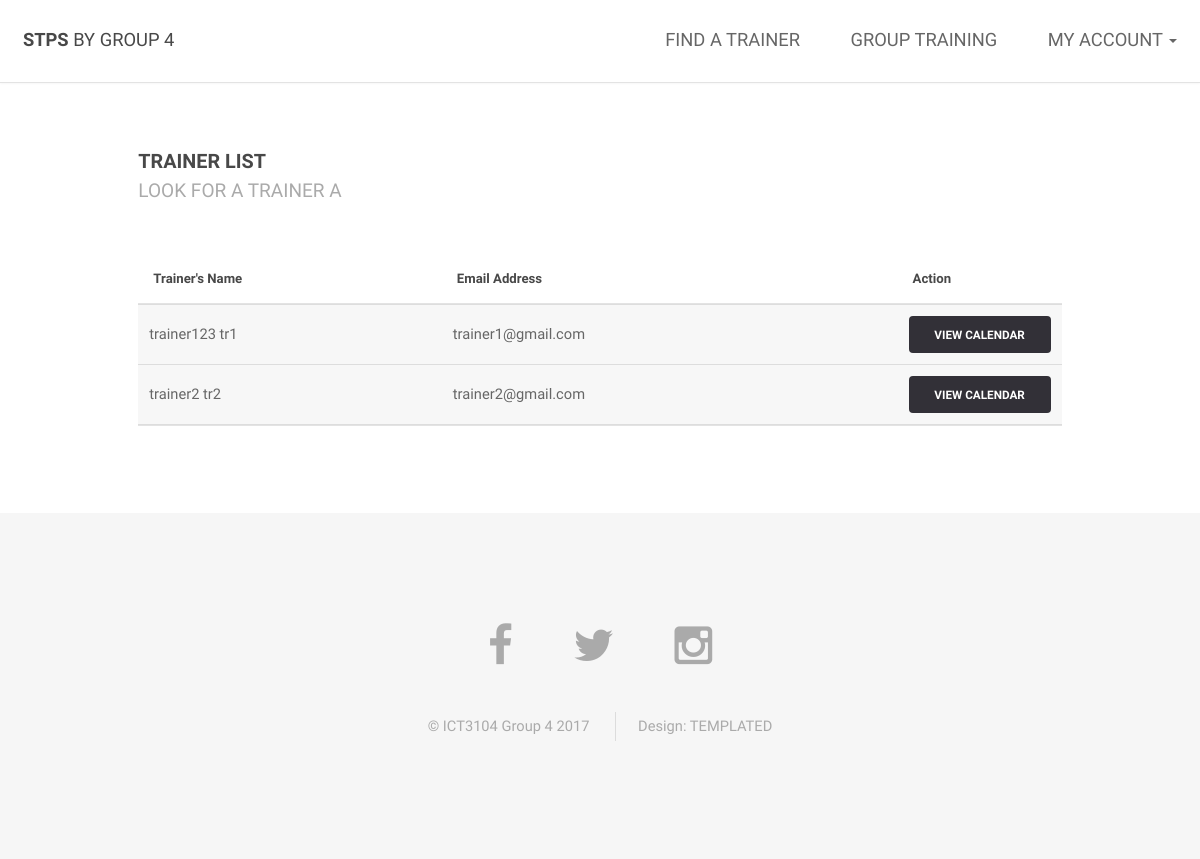
Screenshot of /trainee_trainerList.php with the database file from the repository.
### tables this page shows
CREATE TABLE `users` (
  `email` varchar(255) NOT NULL,
  `firstName` varchar(35) NOT NULL,
  `lastName` varchar(35) NOT NULL,
  `phoneNumber` int(8) NOT NULL,
  `profilePicture` varchar(255) NOT NULL,
  `role` varchar(10) NOT NULL,
  `password` varchar(50) NOT NULL,
  `status` int(1) NOT NULL,
  `address` varchar(255) NOT NULL,
  `subscription` varchar(255) NOT NULL,
  `registerDate` date NOT NULL,
  `expiryDate` date NOT NULL
);

### scripts/listTrainers.php (the view, shortened to what this page needs)
<?php
include_once 'database/dbconfig.php';
$sqlTrainerName = "SELECT * FROM users WHERE role='trainer';";
$result = $conn->prepare($sqlTrainerName);
$result->execute();
$count = $result->rowCount();
if ($count > 0) {
    while ($trainer = $result->fetch(PDO::FETCH_ASSOC)) {
        $firstName = $trainer['firstName'];
        $lastName = $trainer['lastName'];
        $email = $trainer['email'];
        echo "<tbody>";
        echo "<tr>";
        echo "<td>" . $firstName ." " . $lastName . "</td>";
        echo "<td>" . $email ."</td>";
        echo "<td><a href = 'trainee_trainerCalendar.php?t=$email' class = 'button small'>View Calendar</a></td>";
        echo "</tr>";
        echo "</tbody>";
    }
} else {
    echo "There are no Trainers yet!";
}

### assets/css/main.css (style rules this page uses)
html, body, div, span, applet, object, iframe, h1, h2, h3, h4, h5, h6, p, blockquote, pre, a, abbr, acronym, address, big, cite, code, del, dfn, em, img, ins, kbd, q, s, samp, small, strike, strong, sub, sup, tt, var, b, u, i, center, dl, dt, dd, ol, ul, li, fieldset, form, label, legend, table, caption, tbody, tfoot, thead, tr, th, td, article, aside, canvas, details, embed, figure, figcaption, footer, header, hgroup, menu, nav, output, ruby, section, summary, time, mark, audio, video { margin: 0; padding: 0; border: 0; font-size: 100%; font: inherit; vertical-align: baseline; }
body { line-height: 1; }
body { -webkit-text-size-adjust: none; }
*, *:before, *:after { -moz-box-sizing: border-box; -webkit-box-sizing: border-box; box-sizing: border-box; }
body { -ms-overflow-style: scrollbar; }
body { background: #fff; padding-top: 6em; }
body { background-color: #fff; color: #666; }
body, input, select, textarea { font-family: "Raleway", Arial, Helvetica, sans-serif; font-size: 13pt; font-weight: 400; line-height: 2em; }
@media screen and (max-width: 1680px) { body, input, select, textarea { font-size: 11pt; } }
@media screen and (max-width: 1280px) { body, input, select, textarea { font-size: 11pt; } }
a { text-decoration: underline; color: #f32853; }
input[type="submit"], input[type="reset"], input[type="button"], button, .button { -moz-appearance: none; -webkit-appearance: none; -ms-appearance: none; appearance: none; -moz-transition: background-color 0.2s ease-in-out, color 0.2s ease-in-out; -webkit-transition: background-color 0.2s ease-in-out, color 0.2s ease-in-out; -ms-transition: background-color 0.2s ease-in-out, color 0.2s ease-in-out; transition: background-color 0.2s ease-in-out, color 0.2s ease-in-out; background-color: #323037; border-radius: 4px; color: #ffffff !important; border: 0; cursor: pointer; display: inline-block; font-weight: 700; height: 3.15em; line-height: 3.25em; padding: 0 2.2em; text-align: center; text-decoration: none; text-transform: uppercase; white-space: nowrap; }
input[type="submit"].small, input[type="reset"].small, input[type="button"].small, button.small, .button.small { font-size: 0.8em; }
table tbody tr { border: solid 1px rgba(144, 144, 144, 0.25); border-left: 0; border-right: 0; }
table tbody tr:nth-child(2n + 1) { background-color: rgba(144, 144, 144, 0.075); }
table td { padding: 0.75em 0.75em; }

### rows the page displays
users: firstName "trainer123", lastName "tr1", email "trainer1@gmail.com"
users: firstName "trainer2", lastName "tr2", email "trainer2@gmail.com"
